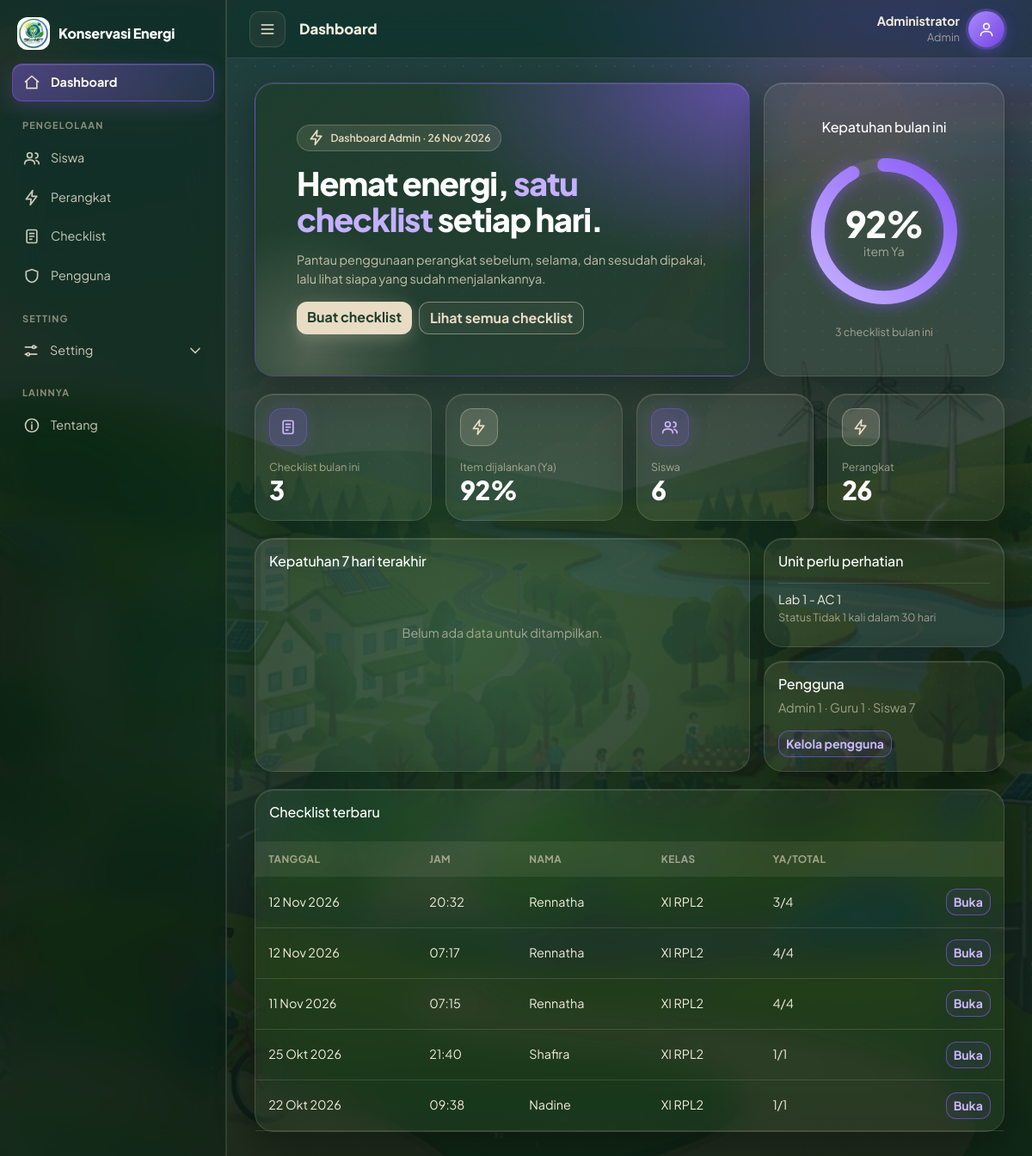
/index.php (signed in), run on the app's committed database.
### tables this page shows
CREATE TABLE `checklist` (
  `id_checklist` int(11) NOT NULL,
  `nis` int(10) DEFAULT NULL,
  `id_user` int(11) DEFAULT NULL,
  `tanggal` date NOT NULL,
  `jam` time NOT NULL
);

### index.php (the view, shortened to what this page needs)
<?php
require_once __DIR__ . '/includes/functions.php';
$level  = user()['level'];
$siswa  = siswa_terbatas();
$nis    = $siswa ? (int)(user()['nis'] ?? 0) : 0;
$awalBulan = date('Y-m-01');
$mulai30   = date('Y-m-d', strtotime('-29 days'));
$terbatas = siswa_terbatas();
$fc = $terbatas ? ' AND c.nis = :nis' : '';
$ambil = function ($sql, array $p = []) use ($pdo, $terbatas, $nis) {
    if ($terbatas && strpos($sql, ':nis') !== false) $p[':nis'] = $nis;
    $st = $pdo->prepare($sql);
    $st->execute($p);
    return $st;
};
$jmlChecklist = (int)$ambil("SELECT COUNT(*) FROM checklist c WHERE c.tanggal >= :m $fc", [':m' => $awalBulan])->fetchColumn();
$r = $ambil("SELECT COUNT(*) total, SUM(d.status = 'Ya') ya FROM detail_checklist d
             JOIN checklist c ON c.id_checklist = d.id_checklist WHERE c.tanggal >= :m $fc", [':m' => $awalBulan])->fetch();
$persen = $r['total'] ? round($r['ya'] / $r['total'] * 100) : 0;
$terbaru = $ambil("SELECT c.id_checklist, c.tanggal, c.jam, " . SQL_NAMA . " AS nama, " . SQL_KELAS . " AS kelas,
        COUNT(d.id_detail) jml, SUM(d.status = 'Ya') ya
    FROM checklist c LEFT JOIN siswa s ON s.nis = c.nis LEFT JOIN users u ON u.id_user = c.id_user
    LEFT JOIN detail_checklist d ON d.id_checklist = c.id_checklist
    WHERE 1 = 1 $fc GROUP BY c.id_checklist ORDER BY c.tanggal DESC, c.jam DESC LIMIT 5")->fetchAll();
if (!$siswa) {
    $jmlSiswa     = $pdo->query('SELECT COUNT(*) FROM siswa')->fetchColumn();
    $jmlPerangkat = $pdo->query('SELECT COUNT(*) FROM perangkat')->fetchColumn();
    $per = [];
    $hari = ['Min', 'Sen', 'Sel', 'Rab', 'Kam', 'Jum', 'Sab'];
    $grafik = [];
    for ($i = 6; $i >= 0; $i--) {
        $t = date('Y-m-d', strtotime("-$i days"));
        $grafik[] = [$hari[(int)date('w', strtotime($t))], $per[$t] ?? null];
    }
    $perhatian = $ambil("SELECT p.nama_perangkat, COUNT(*) n FROM detail_checklist d
        JOIN perangkat p ON p.id_perangkat = d.id_perangkat
        JOIN checklist c ON c.id_checklist = d.id_checklist
        WHERE d.status = 'Tidak' AND c.tanggal >= :m GROUP BY p.id_perangkat ORDER BY n DESC LIMIT 5", [':m' => $mulai30])->fetchAll();
    if ($level !== 'Admin') {
        $kelas = $ambil("SELECT s.kelas, ROUND(100 * SUM(d.status = 'Ya') / COUNT(*)) p FROM detail_checklist d
            JOIN checklist c ON c.id_checklist = d.id_checklist JOIN siswa s ON s.nis = c.nis
            WHERE c.tanggal >= :m GROUP BY s.kelas ORDER BY s.kelas", [':m' => $mulai30])->fetchAll();
    } else {
        $akun = $pdo->query('SELECT level, COUNT(*) n FROM users GROUP BY level')->fetchAll(PDO::FETCH_KEY_PAIR);
    }
}
function kartu($ikon, $label, $nilai, $amber = false) {
    return '<div class="col-6 col-xl-3"><div class="card h-100"><div class="card-body"><div class="stat-ic ' . ($amber ? 'a' : '') . '">' . ikon($ikon) . '</div>'
         . '<div class="stat-k">' . e($label) . '</div><div class="stat-v">' . e($nilai) . '</div></div></div></div>';
}
require __DIR__ . '/includes/header.php';
?>
<?php if ($siswa): ?>
  <div><h3 class="mb-0">Halo, <?= e(user()['nama']) ?></h3></div>
  <div class="card hero"><div class="card-body p-4 d-flex flex-wrap justify-content-between align-items-center gap-3">
    <div><div class="fs-5 fw-bold">Checklist hari ini</div>
      <div class="muted mt-1">Cek perangkat sebelum, selama, dan sesudah dipakai, lalu catat kondisinya.</div></div>
    <a class="btn btn-amber" href="<?= BASE_URL ?>/checklist/form.php">Buat checklist</a></div></div>
  <div class="row g-3" style="max-width:560px">
    <?= kartu('list', 'Checklist bulan ini', $jmlChecklist) ?>
    <?= kartu('bolt', 'Item dijalankan (Ya)', $persen . '%', true) ?>
  </div>
<?php else: ?>
  <div class="row g-3">
    <div class="col-lg-8"><div class="card hero h-100"><div class="card-body p-4 p-lg-5 d-flex flex-column justify-content-center gap-3">
      <span class="chip align-self-start"><?= ikon('bolt') ?> Dashboard <?= e($level) ?> &middot; <?= e(tgl_id(date('Y-m-d'))) ?></span>
      <div class="judul-besar">Hemat energi, <em>satu checklist</em> setiap hari.</div>
      <div class="muted" style="max-width:520px">Pantau penggunaan perangkat sebelum, selama, dan sesudah dipakai, lalu lihat siapa yang sudah menjalankannya.</div>
      <div class="d-flex flex-wrap gap-2">
        <a class="btn btn-amber" href="<?= BASE_URL ?>/checklist/form.php">Buat checklist</a>
        <a class="btn btn-outline-light" href="<?= BASE_URL ?>/checklist/">Lihat semua checklist</a>
      </div>
    </div></div></div>
    <div class="col-lg-4"><div class="card h-100"><div class="card-body d-flex flex-column align-items-center justify-content-center text-center gap-2 py-4">
      <h6 class="mb-1">Kepatuhan bulan ini</h6>
      <?= gauge_ring($r['total'] ? $persen : null, 'item Ya') ?>
      <div class="muted small"><?= (int)$jmlChecklist ?> checklist bulan ini</div>
    </div></div></div>
  </div>
  <div class="row g-3">
    <?= kartu('list', 'Checklist bulan ini', $jmlChecklist) ?>
    <?= kartu('bolt', 'Item dijalankan (Ya)', $persen . '%', true) ?>
    <?= kartu('siswa', 'Siswa', $jmlSiswa) ?>
    <?= kartu('bolt', 'Perangkat', $jmlPerangkat, true) ?>
  </div>
  <div class="row g-3">
    <div class="col-lg-8"><div class="card h-100"><div class="card-body">
      <h6 class="mb-3">Kepatuhan 7 hari terakhir</h6>
      <?= grafik_garis(array_column($grafik, 0), array_column($grafik, 1)) ?>
    </div></div></div>
    <div class="col-lg-4 d-flex flex-column gap-3">
      <div class="card"><div class="card-body"><h6 class="mb-3">Unit perlu perhatian</h6>
        <?php foreach ($perhatian as $x): ?>
          <div class="py-2 border-top"><?= e($x['nama_perangkat']) ?><div class="muted small">Status Tidak <?= (int)$x['n'] ?> kali dalam 30 hari</div></div>
        <?php endforeach; if (!$perhatian): ?><div class="muted">Belum ada unit bermasalah.</div><?php endif; ?>
      </div></div>
      <?php if ($level === 'Admin'): ?>
      <div class="card"><div class="card-body"><h6 class="mb-2">Pengguna</h6>
        <div class="muted mb-3">Admin <?= (int)($akun['Admin'] ?? 0) ?> &middot; Guru <?= (int)($akun['Guru'] ?? 0) ?> &middot; Siswa <?= (int)($akun['Siswa'] ?? 0) ?></div>
        <a class="btn btn-outline-success btn-sm" href="<?= BASE_URL ?>/users/">Kelola pengguna</a></div></div>
      <?php endif; ?>
    </div>
  </div>
<?php endif; ?>
<div class="card"><div class="card-body pb-2"><h6 class="mb-3"><?= $siswa ? 'Riwayat checklist' : 'Checklist terbaru' ?></h6></div>
  <div class="table-responsive"><table class="table align-middle">
    <thead><tr><th>Tanggal</th><th>Jam</th><?php if (!$terbatas): ?><th>Nama</th><th>Kelas</th><?php endif; ?><th>Ya/Total</th><th></th></tr></thead><tbody>
    <?php foreach ($terbaru as $x): ?>
      <tr><td><?= e(tgl_id($x['tanggal'])) ?></td><td><?= e(substr($x['jam'], 0, 5)) ?></td>
        <?php if (!$terbatas): ?><td><?= e($x['nama']) ?></td><td><?= e($x['kelas']) ?></td><?php endif; ?>
        <td><?= (int)$x['ya'] ?>/<?= (int)$x['jml'] ?></td>
        <td class="text-end"><a class="btn btn-sm btn-outline-success" href="<?= BASE_URL ?>/checklist/form.php?id=<?= $x['id_checklist'] ?>">Buka</a></td></tr>
    <?php endforeach; if (!$terbaru): ?>
      <tr><td colspan="6" class="text-center muted py-4">Belum ada checklist. Klik "Buat checklist" untuk memulai.</td></tr>
    <?php endif; ?>
    </tbody></table></div></div>
<?php require __DIR__ . '/includes/footer.php'; ?>

### data on the page
checklist: id_checklist "7", tanggal "22 Okt 2026", jam "09:38", nama "Nadine", kelas "XI RPL2", ya "1", jml "1"
checklist: tanggal "12 Nov 2026", jam "20:32", nama "Rennatha", kelas "XI RPL2", ya "3", jml "4"
checklist: tanggal "12 Nov 2026", jam "07:17", nama "Rennatha", kelas "XI RPL2", ya "4", jml "4"
checklist: tanggal "11 Nov 2026", jam "07:15", nama "Rennatha", kelas "XI RPL2", ya "4", jml "4"
checklist: tanggal "25 Okt 2026", jam "21:40", nama "Shafira", kelas "XI RPL2", ya "1", jml "1"

### other printed values
$label "Dashboard Siswa Perangkat Checklist Pengguna Tentang"
$judul "Dashboard"
$u['nama'] "Administrator"
$level "Admin"
$p "92%"
$label "item Ya"
$jmlChecklist "3"
$label "Checklist bulan ini Item dijalankan (Ya) Siswa Perangkat"
$nilai "3 92% 6 26"
$x['nama_perangkat'] "Lab 1 - AC 1"
$x['n'] "1"
$akun['Admin'] "1"
$akun['Guru'] "1"
